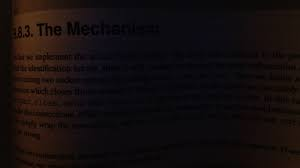
#> input picture Dokumanlar/GoruntuIsleme/bookpage.jpeg, 300 x 168 px
$ python opencv5.py
#> lines starting #> are read from the running program, lines starting #| are printed output that depends on the picture; after the words box and inside, x2 and y2 are one past the last pixel; in counts of white or black regions, pixels touching at a corner belong together
import cv2
import numpy as np

img = cv2.imread("bookpage.jpeg")
#> img is the input picture: shape (168, 300, 3); mean B, G, R 13.6, 13.6, 20.3
retval, threshold = cv2.threshold(img, 12, 255, cv2.THRESH_BINARY)
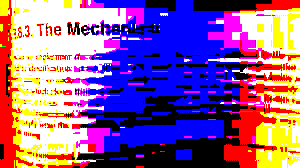
#> threshold: shape (168, 300, 3); mean B, G, R 149.1, 93.5, 143.8
retval2, threshold2 = cv2.threshold(img, 12, 255, cv2.THRESH_BINARY_INV)
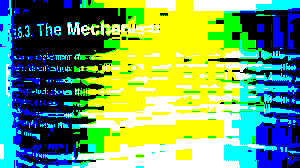
#> threshold2: shape (168, 300, 3); mean B, G, R 105.9, 161.5, 111.2
retval3, threshold3 = cv2.threshold(img, 12, 255, cv2.THRESH_TRUNC)
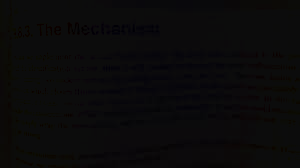
#> threshold3: shape (168, 300, 3); mean B, G, R 10.8, 10.28, 11.19
retval4, threshold4 = cv2.threshold(img, 12, 255, cv2.THRESH_TOZERO)
retval5, threshold5 = cv2.threshold(img, 12, 255, cv2.THRESH_TOZERO_INV)
gri = cv2.cvtColor(img, cv2.COLOR_BGR2GRAY)
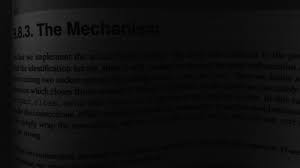
#> gri: shape (168, 300); min 0, max 65, mean 15.6
th = cv2.adaptiveThreshold(gri, 255, cv2.ADAPTIVE_THRESH_GAUSSIAN_C, cv2.THRESH_BINARY, 11, 1)
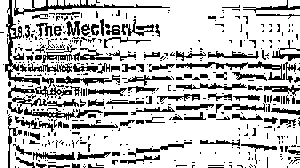
#> th: shape (168, 300); 75.6% white; 479 black regions (367 under 20 px), largest, box (x1, y1, x2, y2) and area: (5, 0, 40, 85) 530, (14, 0, 170, 16) 504, (176, 61, 285, 80) 471

cv2.imshow("img", img)
cv2.imshow("threshold", threshold)
cv2.imshow("threshold2", threshold2)
cv2.imshow("threshold3", threshold3)
cv2.imshow("threshold4", threshold4)
cv2.imshow("threshold5", threshold5)
cv2.imshow("gri", gri)
cv2.imshow("th", th)

cv2.waitKey(0)
cv2.destroyAllWindows()
